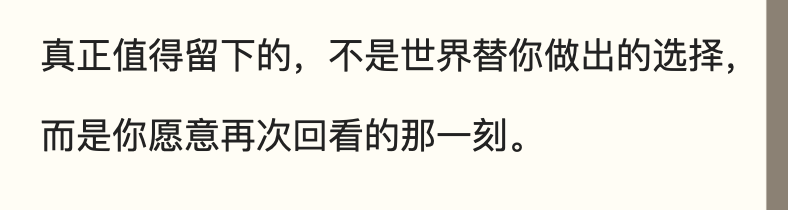
#> input picture tests/fixtures/reading-jot/underline-crop.png, 788 x 210 px
$ python generate-reading-jot-stress-fixtures.py
#> lines starting #> are read from the running program, lines starting #| are printed output that depends on the picture
#!/usr/bin/env python3
"""Generate deterministic OCR stress fixtures from Pocket Earth's original reading sample."""

from pathlib import Path

from PIL import Image, ImageDraw, ImageEnhance, ImageFilter


ROOT = Path(__file__).resolve().parents[1]
SOURCE = ROOT / "tests/fixtures/reading-jot/underline-crop.png"
OUTPUT = ROOT / "tests/fixtures/reading-jot/stress"


def fit_canvas(image: Image.Image, size: tuple[int, int], background=(244, 242, 236)) -> Image.Image:
    canvas = Image.new("RGB", size, background)
    x = (size[0] - image.width) // 2
    y = (size[1] - image.height) // 2
    canvas.paste(image, (x, y))
    return canvas


def main() -> None:
    OUTPUT.mkdir(parents=True, exist_ok=True)
    source = Image.open(SOURCE).convert("RGB")
    width, height = source.size
#> width = 788; height = 210

    reduced = source.resize((round(width * 0.52), round(height * 0.52)), Image.Resampling.BILINEAR)
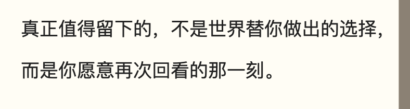
#> reduced: PIL image 410x109 RGB; mean R, G, B 233.7, 231.7, 224.2
    blur = reduced.resize(source.size, Image.Resampling.BILINEAR).filter(ImageFilter.GaussianBlur(1.1))
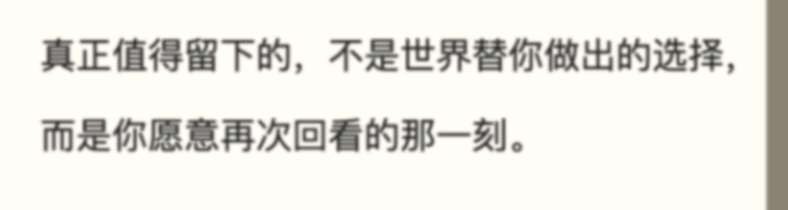
#> blur: PIL image 788x210 RGB; mean R, G, B 233.8, 231.7, 224.2
    blur.save(OUTPUT / "blur.png", quality=92)

    glare_mask = Image.new("L", source.size, 0)
#> glare_mask: PIL image 788x210 L; every value is 0
    draw = ImageDraw.Draw(glare_mask)
    draw.polygon([
        (round(width * 0.28), -20), (round(width * 0.52), -20),
        (round(width * 0.72), height + 20), (round(width * 0.48), height + 20),
    ], fill=185)
    glare_mask = glare_mask.filter(ImageFilter.GaussianBlur(24))
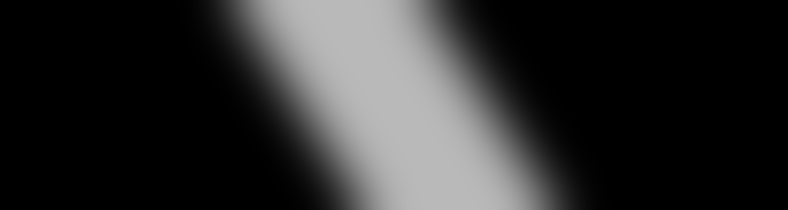
#> glare_mask: PIL image 788x210 L; min 0, max 185, mean 44.6
    glare = Image.composite(Image.new("RGB", source.size, "white"), source, glare_mask)
    glare.save(OUTPUT / "glare.png", quality=92)

    rotated = source.rotate(7.5, resample=Image.Resampling.BICUBIC, expand=True, fillcolor=(232, 230, 224))
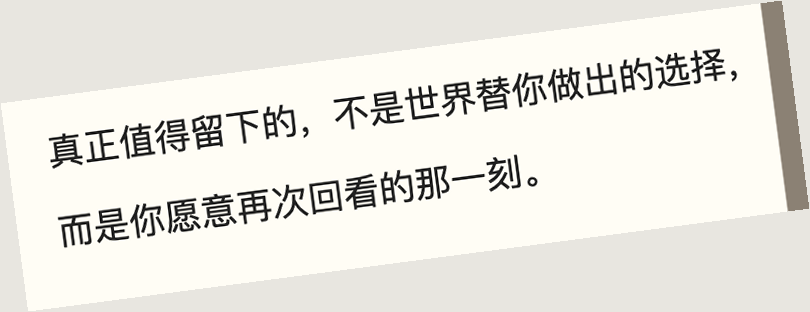
#> rotated: PIL image 810x312 RGB; mean R, G, B 232.8, 230.8, 224
    skew = fit_canvas(rotated, (rotated.width + 60, rotated.height + 36))
    skew.save(OUTPUT / "skew.png", quality=92)

    small_text = source.resize((round(width * 0.34), round(height * 0.34)), Image.Resampling.LANCZOS)
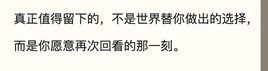
#> small_text: PIL image 268x71 RGB; mean R, G, B 232.7, 230.8, 223.8
    small = fit_canvas(small_text, (1200, 520), (246, 245, 241))
#> call 2 of fit_canvas, with size = (1200, 520), background = (246, 245, 241)
#> in fit_canvas (call 2), `canvas = Image.new("RGB", size, background)`:
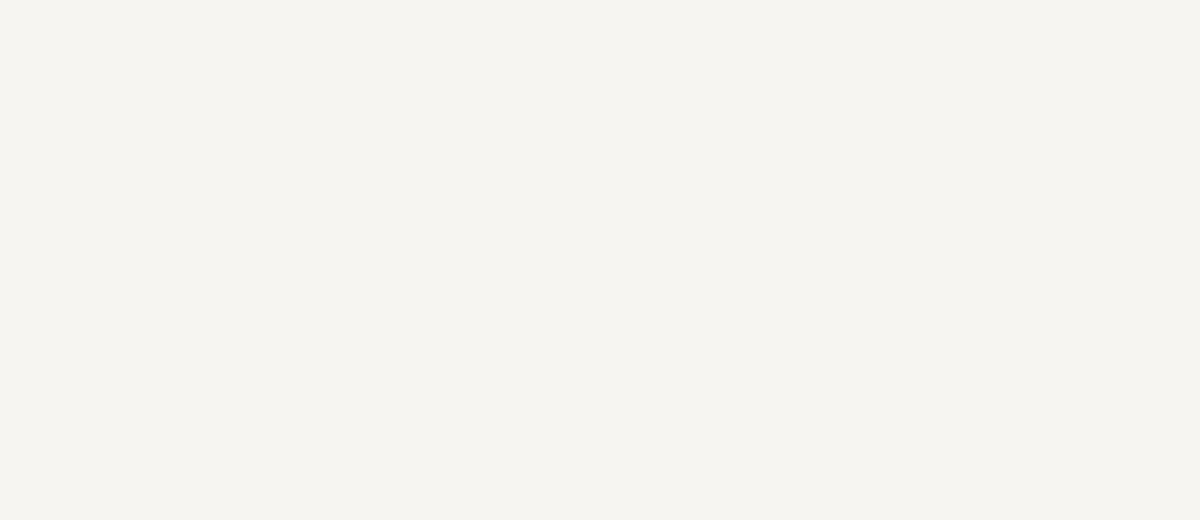
#> canvas: PIL image 1200x520 RGB; mean R, G, B 246, 245, 241
    small.save(OUTPUT / "small-text.png", quality=92)

    gray = source.convert("L").convert("RGB")
    low_contrast = ImageEnhance.Contrast(gray).enhance(0.32)
    low_contrast = Image.blend(low_contrast, Image.new("RGB", source.size, (242, 242, 239)), 0.46)
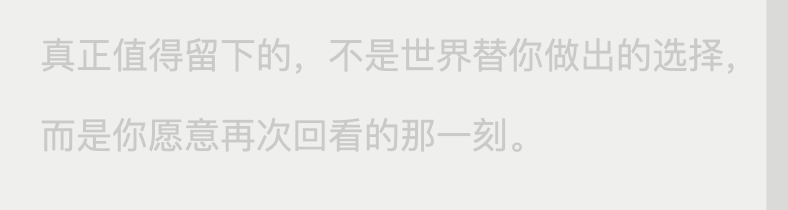
#> low_contrast: PIL image 788x210 RGB; mean R, G, B 235.4, 235.4, 234.3
    low_contrast = low_contrast.filter(ImageFilter.GaussianBlur(0.35))
    low_contrast.save(OUTPUT / "low-contrast.png", quality=92)

    for path in sorted(OUTPUT.glob("*.png")):
        with Image.open(path) as image:
            print(f"{path.relative_to(ROOT)} {image.width}x{image.height}")


if __name__ == "__main__":
    main()

$ run again, with tests/fixtures/reading-jot/brackets-crop.png copied over tests/fixtures/reading-jot/underline-crop.png
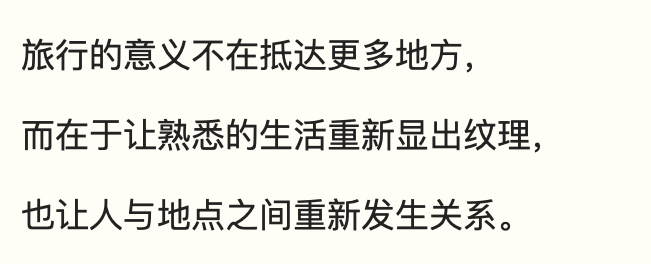
#> input picture tests/fixtures/reading-jot/brackets-crop.png, 651 x 264 px
#> in fit_canvas, `canvas.paste(image, (x, y))`:
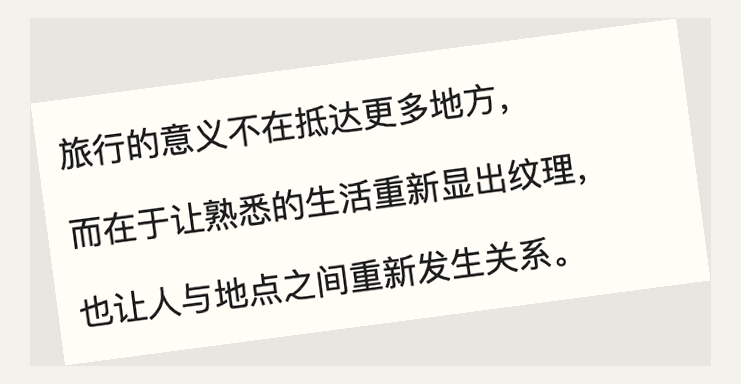
#> canvas: PIL image 741x384 RGB; mean R, G, B 235.7, 233.8, 227.2
#> in main, `low_contrast = Image.blend(low_contrast, Image.new("RGB", source.size,..`:
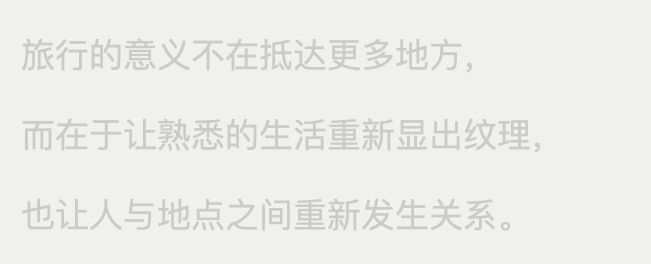
#> low_contrast: PIL image 651x264 RGB; mean R, G, B 236.7, 236.7, 235.6

$ run again, with tests/fixtures/reading-jot/reading-jot-page.png copied over tests/fixtures/reading-jot/underline-crop.png
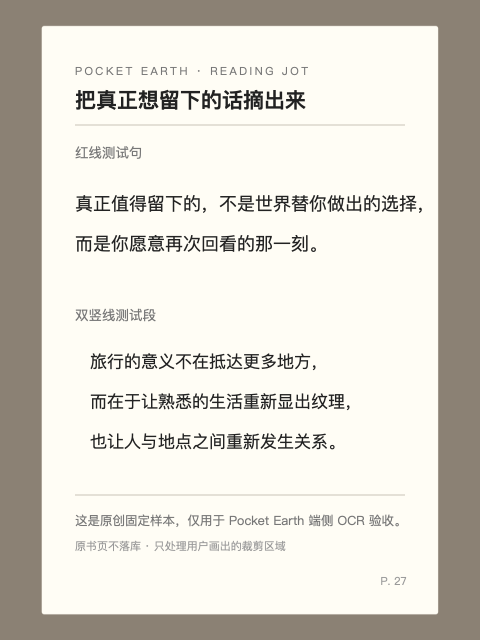
#> input picture tests/fixtures/reading-jot/reading-jot-page.png, 960 x 1280 px (shown at 1/2 size)
#> in fit_canvas (call 2), `canvas.paste(image, (x, y))`:
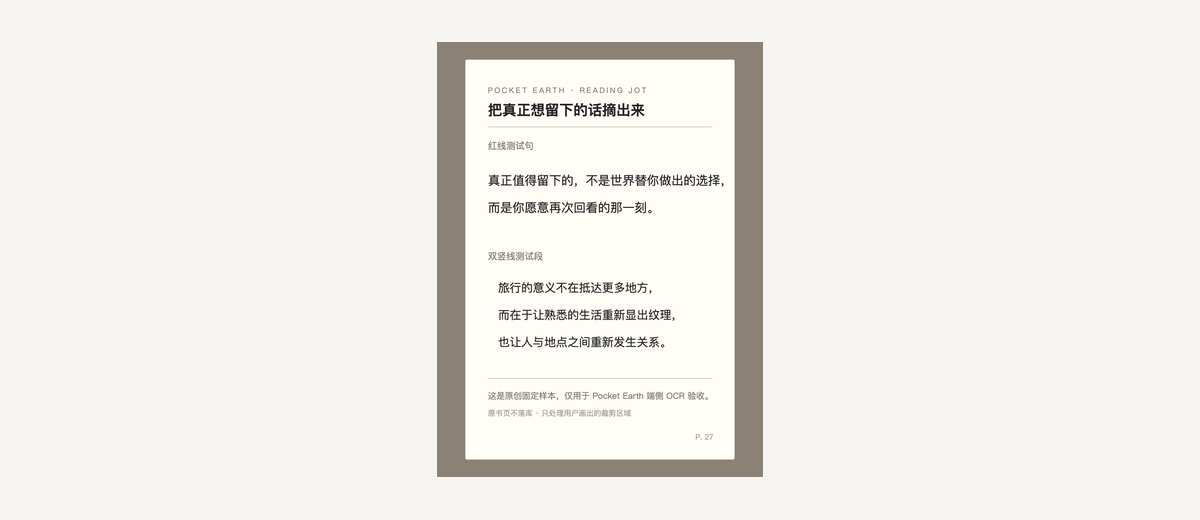
#> canvas: PIL image 1200x520 RGB; mean R, G, B 239.7, 238.1, 233.1
#> in main, `low_contrast = Image.blend(low_contrast, Image.new("RGB", source.size,..`:
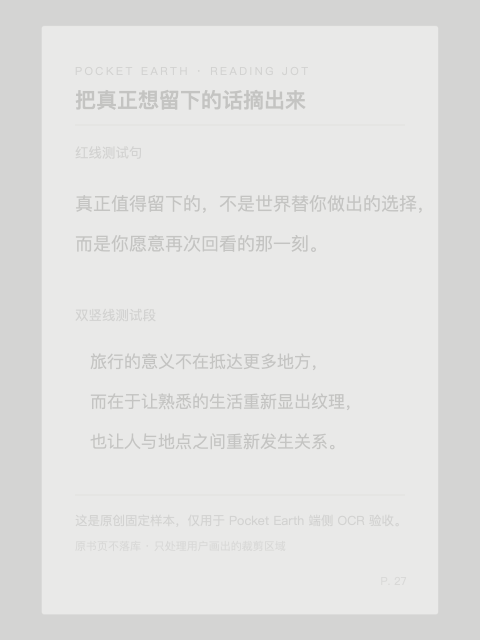
#> low_contrast: PIL image 960x1280 RGB (shown at 1/2 size); mean R, G, B 226.6, 226.6, 225.6
